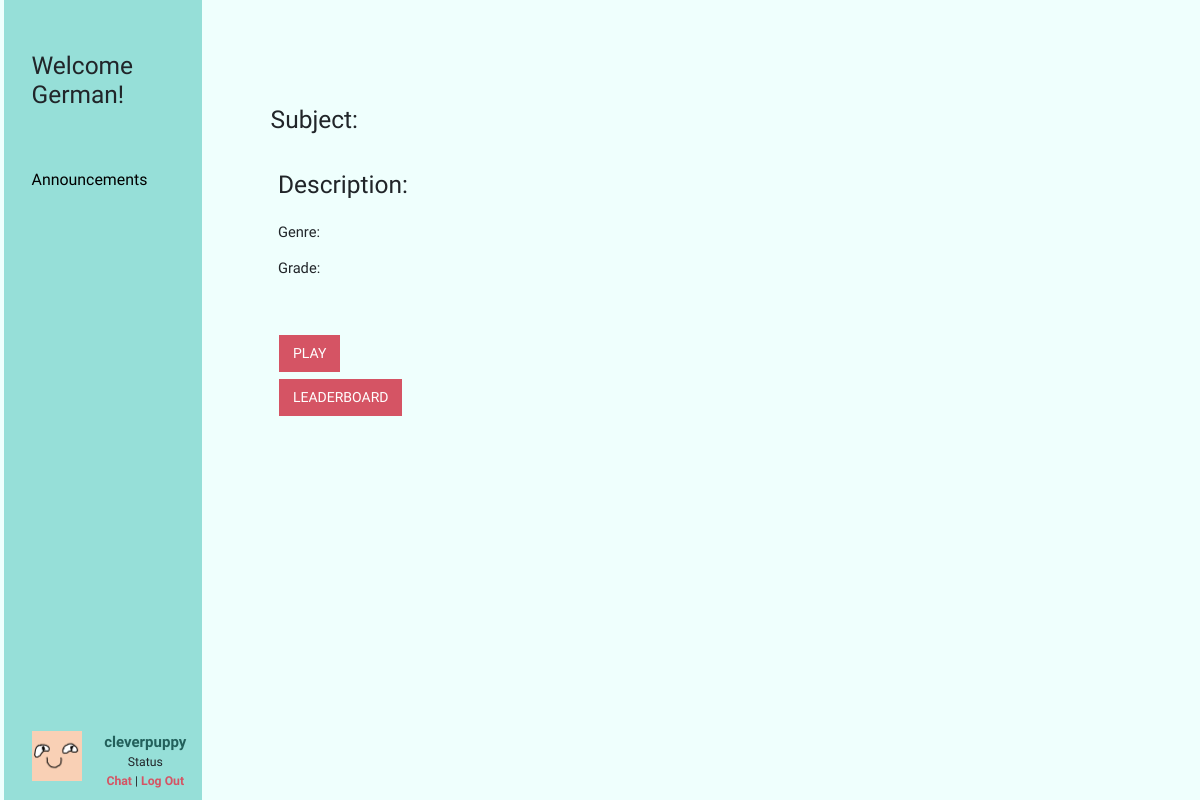
Before: /platform/gameInfo.php (signed in) with the older database file.
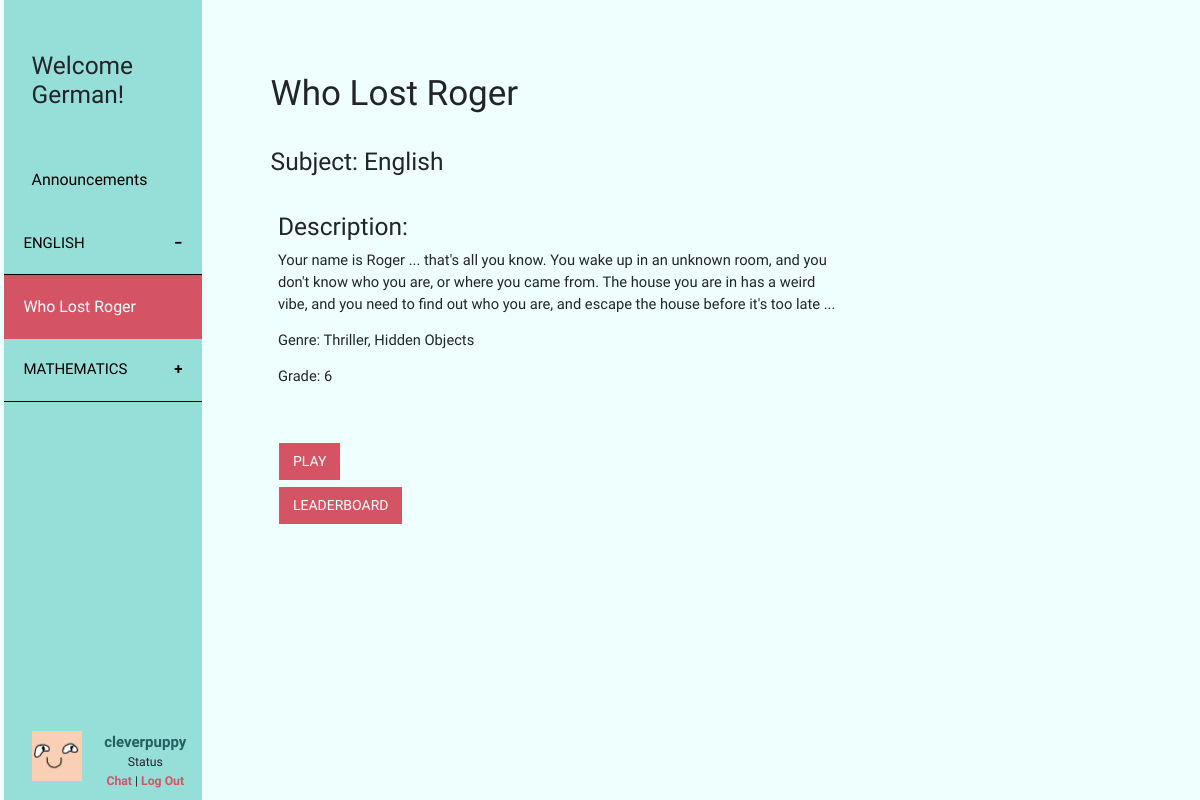
After: the same page with the newer database file.
### tables this page shows
CREATE TABLE `game` (
  `id` int(10) UNSIGNED NOT NULL,
  `name` varchar(50) NOT NULL,
  `subject` varchar(50) NOT NULL,
  `description` longtext NOT NULL,
  `genre` text NOT NULL,
  `grade` int(11) NOT NULL,
  `status` int(11) NOT NULL
);

### platform/includes/checkLoginStatusForBoth.php (called while the page is built, shortened)
<?php
if (isset($_SESSION['student'])) {
    $user = $_SESSION['student'];
    $status = "student";
}elseif(isset($_SESSION['teacher'])){
    $user = $_SESSION['teacher'];
    $status = "teacher";
} else {
    header('Location: index.php');
}
?>

### platform/includes/dbGame.php (called while the page is built, shortened)
<?php
require_once 'dbFunction.php';
function getAllGame($orderBy = "") {
    $orderBy = strlen($orderBy) > 0 ? "ORDER BY {$orderBy}" : "";
    return getGameBySql("SELECT * FROM {$GLOBALS['table_game']} WHERE status = 0 {$orderBy}");
}
function getByIdGame($id = 0) {
    $result_array = getGameBySql("SELECT * FROM {$GLOBALS['table_game']} WHERE {$GLOBALS['pk_game']}= {$id} AND status = 0 LIMIT 1 ");
    return !empty($result_array) ? array_shift($result_array) : false;
}
function getGameBySql($sql = "") {
    $resultSet = query($sql);
    $resultArray = array();
    while ($row = fetch_array($resultSet)) {
        $resultArray[] = $row;
    }
    return $resultArray;
}
?>

### platform/includes/dbFunction.php (called while the page is built, shortened)
<?php
function query($sql) {
    global $connection;
    $result = mysqli_query($connection, $sql);
    return $result;
}
function fetch_array($result_set) {
    return mysqli_fetch_array($result_set);
}
?>

### platform/gameInfoContent.php (the view, shortened to what this page needs)
<?php
$gameInfo = getByIdGame($gameId);
$gameName = $gameInfo['name'];
$gameSubject = $gameInfo['subject'];
$gameDescription = $gameInfo['description'];
$gameGrade = $gameInfo['grade'];
$gameGenre = $gameInfo['genre'];
$wholostroger_url = '../games/GameExecutables/WhoLostRoger/index.php';
?>
<div role="main" class="main col-md-9 ml-sm-auto col-lg-10 px-4">
    <div class="row" id="gameName">
        <h1><?= $gameName;?></h1>
    </div>
    <div class="row" id="subject">
        <h3>Subject: <?= $gameSubject; ?></h3>
    </div>
    <div class="row" id="description">
        <h3>Description:</h3>
        <p>
            <?= $gameDescription;?>
        </p>
        <p id="genre">
            Genre: <?= $gameGenre;?>
        </p>
        <p id="grade">
            Grade: <?=$gameGrade;?>
        </p>
    </div>
    <?php
    if($status == "teacher"){
        echo '<a class="btn-all mb-2" style="margin-left: 4em; margin-top: 3em;" href="classesProgress.php?gameId='.$gameId.'">Student\'s Progress</a>';
    }elseif($status == "student"){
        echo '<a class="btn-all mb-2" style="margin-left: 4em; margin-top: 3em;" href="' . $wholostroger_url . '">Play</a><br/>';
        echo '<a class="btn-all mb-2" style="margin-left: 4em;" href="studentLeaderboard.php?gameId='.$gameId.'">Leaderboard</a><br/>';
    }
    ?>
</div>

### platform/sideBar.php (shortened to what this page needs)
<?php
include_once "includes/dbGame.php";
$games = getAllGame('subject');
?>
<nav class="col-md-2 d-none d-md-block" style="background-color: #96DFD8; padding: 0px">
    <div class="sidebar-sticky">
        <ul>
            <h2>Welcome <?= $user['firstname']; ?>!</h2>
        </ul>
        <a href="announcements.php" id="sidebar-button"><ul class="sidebar-button-ul">Announcements</ul></a>
        <?php
        $subject = "";
        foreach($games as $row => $rowDetails ){
            if($rowDetails['subject'] != $subject){
                if(isset($gameId) && $gameId == $rowDetails['id']){
                    echo "<button id='game" .$rowDetails['id']. "' class='collapsible active'>{$rowDetails['subject']}</button>";
                }else{
                    echo "<button class='collapsible'>{$rowDetails['subject']}</button>";
                }
            }
            if(isset($gameId) && $gameId == $rowDetails['id']){
                echo '<div class="content sidebar-button-collapsible" style="padding: 10%; max-height:20%;" onclick="selected(this)">';
                echo "<a href='gameInfo.php?gameId={$rowDetails['id']}' style='color: white;'>{$rowDetails['name']}</a>";
                echo '</div>';
            }else{
                echo '<div class="content" onclick="selected(this)">';
                echo "<a href='gameInfo.php?gameId={$rowDetails['id']}' class='btn contentbtn'>{$rowDetails['name']}</a>";
                echo '</div>';
            }
        }
        ?>
        <ul>
            <div class="row bottom-navbar">
                <div class="col-lg-3">
                    <img src="img/<?=$user['profileImage'];?>" onerror="this.onerror=null; this.src='img/dummyimg.png'" style="width: 50px; height: 50px;" >
                </div>
                <div class="col-lg-9">
                    <?php if ($status == "student"){
                        echo '<a class="profiletxt" href="studentProfile.php?id='.$user['id'].'">';
                    }else{
                        echo '<a class="profiletxt" href="teacherProfile.php">';
                    }
                    echo "<b>{$user['username']}</b>";
                    ?>
                    </a>
                    <div clas="row">
                        Status
                    </div>
                    <div clas="row">
                        <a class="onlineButton">Chat</a> |
                        <a class="onlineButton" href="logoutHandler.php">Log Out</a>
                    </div>
                </div>
            </div>
        </ul>
    </div>
</nav>

Changed rows visible on the page:
now on this page (row edited): game: subject "ENGLISH", name "Who Lost Roger", subject "English", description "Your name is Roger ... that's all you know. You wake up in an unknown room, and you don't know who you are, or where you came from. The house you are in has a weird vibe, and you need to find out who you are, and escape the house before it's too late ...", genre "Thriller, Hidden Objects", grade "6"
now on this page (row edited): game: subject "MATHEMATICS"
